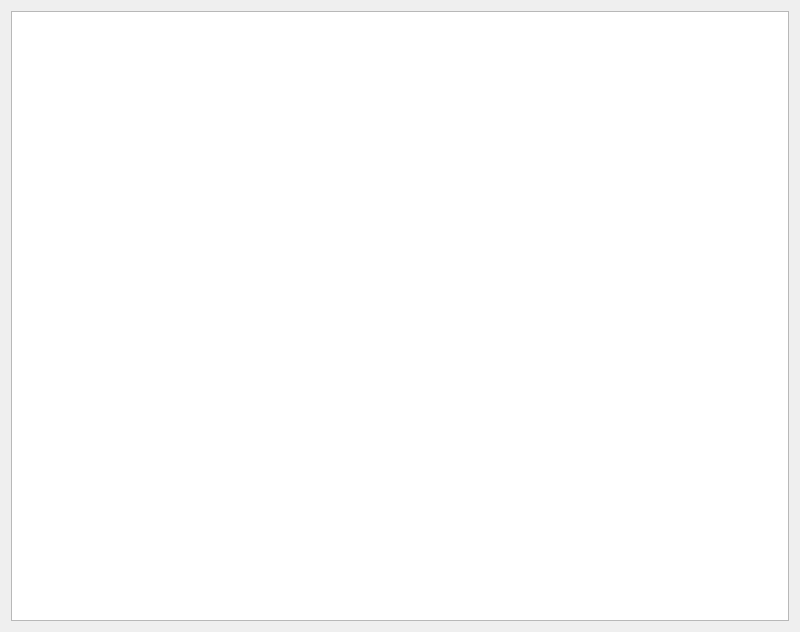
<?xml version="1.0" encoding="UTF-8"?>
<ui version="4.0">
 <class>TIMDiagramDialog</class>
 <widget class="QDialog" name="TIMDiagramDialog">
  <property name="geometry">
   <rect>
    <x>0</x>
    <y>0</y>
    <width>800</width>
    <height>632</height>
   </rect>
  </property>
  <property name="windowTitle">
   <string>Dialog</string>
  </property>
  <layout class="QVBoxLayout" name="verticalLayout">
   <item>
    <widget class="QGraphicsView" name="graphicsView"/>
   </item>
  </layout>
 </widget>
 <resources/>
 <connections/>
</ui>
